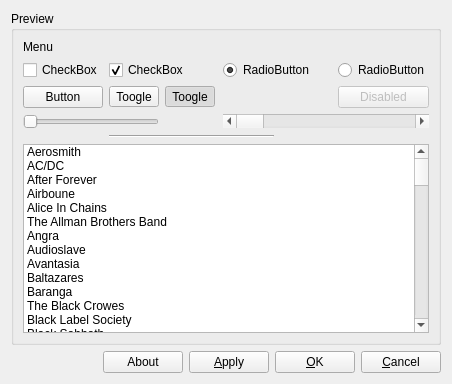
<?xml version="1.0" encoding="UTF-8"?>
<ui version="4.0">
 <class>Window</class>
 <widget class="QWidget" name="Window">
  <property name="geometry">
   <rect>
    <x>0</x>
    <y>0</y>
    <width>452</width>
    <height>384</height>
   </rect>
  </property>
  <property name="windowTitle">
   <string>Window</string>
  </property>
  <property name="windowIcon">
   <iconset resource="resources.qrc">
    <normaloff>:/default/static/default/icons/22x22/face-devilish.png</normaloff>:/default/static/default/icons/22x22/face-devilish.png</iconset>
  </property>
  <layout class="QGridLayout" name="gridLayout_2">
   <item row="0" column="0">
    <widget class="QGroupBox" name="groupBox">
     <property name="title">
      <string>Preview</string>
     </property>
     <layout class="QGridLayout" name="gridLayout">
      <item row="0" column="0">
       <widget class="QLabel" name="label">
        <property name="text">
         <string>Menu</string>
        </property>
       </widget>
      </item>
      <item row="1" column="0">
       <widget class="QCheckBox" name="checkBox">
        <property name="text">
         <string>CheckBox</string>
        </property>
       </widget>
      </item>
      <item row="1" column="1" colspan="2">
       <widget class="QCheckBox" name="checkBox_2">
        <property name="text">
         <string>CheckBox</string>
        </property>
        <property name="checked">
         <bool>true</bool>
        </property>
       </widget>
      </item>
      <item row="1" column="3" colspan="2">
       <widget class="QRadioButton" name="radioButton">
        <property name="text">
         <string>RadioButton</string>
        </property>
        <property name="checked">
         <bool>true</bool>
        </property>
       </widget>
      </item>
      <item row="1" column="5">
       <widget class="QRadioButton" name="radioButton_2">
        <property name="text">
         <string>RadioButton</string>
        </property>
       </widget>
      </item>
      <item row="2" column="0">
       <widget class="QPushButton" name="pushButton">
        <property name="text">
         <string>Button</string>
        </property>
        <property name="icon">
         <iconset resource="resources.qrc">
          <normaloff>:/default/static/default/icons/22x22/tools-report-bug.png</normaloff>:/default/static/default/icons/22x22/tools-report-bug.png</iconset>
        </property>
       </widget>
      </item>
      <item row="2" column="1">
       <widget class="QToolButton" name="toolButton">
        <property name="text">
         <string>Toogle</string>
        </property>
        <property name="checkable">
         <bool>true</bool>
        </property>
       </widget>
      </item>
      <item row="2" column="2" colspan="2">
       <widget class="QToolButton" name="toolButton_2">
        <property name="text">
         <string>Toogle</string>
        </property>
        <property name="checkable">
         <bool>true</bool>
        </property>
        <property name="checked">
         <bool>true</bool>
        </property>
       </widget>
      </item>
      <item row="2" column="5">
       <widget class="QPushButton" name="pushButton_2">
        <property name="enabled">
         <bool>false</bool>
        </property>
        <property name="text">
         <string>Disabled</string>
        </property>
       </widget>
      </item>
      <item row="3" column="3" colspan="3">
       <widget class="QScrollBar" name="horizontalScrollBar">
        <property name="orientation">
         <enum>Qt::Horizontal</enum>
        </property>
       </widget>
      </item>
      <item row="4" column="1" colspan="3">
       <widget class="Line" name="line">
        <property name="orientation">
         <enum>Qt::Horizontal</enum>
        </property>
       </widget>
      </item>
      <item row="5" column="0" colspan="6">
       <widget class="QListWidget" name="listWidget">
        <item>
         <property name="text">
          <string>Aerosmith</string>
         </property>
        </item>
        <item>
         <property name="text">
          <string>AC/DC</string>
         </property>
        </item>
        <item>
         <property name="text">
          <string>After Forever</string>
         </property>
        </item>
        <item>
         <property name="text">
          <string>Airboune</string>
         </property>
        </item>
        <item>
         <property name="text">
          <string>Alice In Chains</string>
         </property>
        </item>
        <item>
         <property name="text">
          <string>The Allman Brothers Band</string>
         </property>
        </item>
        <item>
         <property name="text">
          <string>Angra</string>
         </property>
        </item>
        <item>
         <property name="text">
          <string>Audioslave</string>
         </property>
        </item>
        <item>
         <property name="text">
          <string>Avantasia</string>
         </property>
        </item>
        <item>
         <property name="text">
          <string>Baltazares</string>
         </property>
        </item>
        <item>
         <property name="text">
          <string>Baranga</string>
         </property>
        </item>
        <item>
         <property name="text">
          <string>The Black Crowes</string>
         </property>
        </item>
        <item>
         <property name="text">
          <string>Black Label Society</string>
         </property>
        </item>
        <item>
         <property name="text">
          <string>Black Sabbath</string>
         </property>
        </item>
        <item>
         <property name="text">
          <string>Blitzkid</string>
         </property>
        </item>
        <item>
         <property name="text">
          <string>Brasileiros S/A</string>
         </property>
        </item>
        <item>
         <property name="text">
          <string>Bruce Dickinson</string>
         </property>
        </item>
        <item>
         <property name="text">
          <string>Cachorro Grande</string>
         </property>
        </item>
        <item>
         <property name="text">
          <string>Carey, Bell, Billy Branch, James Cotton</string>
         </property>
        </item>
        <item>
         <property name="text">
          <string>Celso Blues Boy</string>
         </property>
        </item>
        <item>
         <property name="text">
          <string>Chicago Blues Harmonica Project</string>
         </property>
        </item>
        <item>
         <property name="text">
          <string>Chimaira</string>
         </property>
        </item>
        <item>
         <property name="text">
          <string>Chris Cornell</string>
         </property>
        </item>
        <item>
         <property name="text">
          <string>Cry of Love</string>
         </property>
        </item>
        <item>
         <property name="text">
          <string>Death</string>
         </property>
        </item>
        <item>
         <property name="text">
          <string>Deep Purple</string>
         </property>
        </item>
        <item>
         <property name="text">
          <string>Dio</string>
         </property>
        </item>
        <item>
         <property name="text">
          <string>Dirty Sweet</string>
         </property>
        </item>
        <item>
         <property name="text">
          <string>Disturbed</string>
         </property>
        </item>
        <item>
         <property name="text">
          <string>Dog Eat Dog</string>
         </property>
        </item>
        <item>
         <property name="text">
          <string>The Doors</string>
         </property>
        </item>
        <item>
         <property name="text">
          <string>Dream Theater</string>
         </property>
        </item>
        <item>
         <property name="text">
          <string>Driver By Truckers</string>
         </property>
        </item>
        <item>
         <property name="text">
          <string>Edu Ardanuy</string>
         </property>
        </item>
        <item>
         <property name="text">
          <string>Foo Fighters</string>
         </property>
        </item>
        <item>
         <property name="text">
          <string>Garotos Podres</string>
         </property>
        </item>
        <item>
         <property name="text">
          <string>Glenn Hughes</string>
         </property>
        </item>
        <item>
         <property name="text">
          <string>Gnarls Barkley</string>
         </property>
        </item>
        <item>
         <property name="text">
          <string>Godsmack</string>
         </property>
        </item>
        <item>
         <property name="text">
          <string>Gramofocas</string>
         </property>
        </item>
        <item>
         <property name="text">
          <string>Heaven and Hell</string>
         </property>
        </item>
        <item>
         <property name="text">
          <string>Iced Earth</string>
         </property>
        </item>
        <item>
         <property name="text">
          <string>Incubus</string>
         </property>
        </item>
        <item>
         <property name="text">
          <string>Iron Maiden</string>
         </property>
        </item>
        <item>
         <property name="text">
          <string>Jaded Sun</string>
         </property>
        </item>
        <item>
         <property name="text">
          <string>James Cotton &amp; Charlie Haden</string>
         </property>
        </item>
        <item>
         <property name="text">
          <string>Jim Morrison</string>
         </property>
        </item>
        <item>
         <property name="text">
          <string>Jimi Hendrix</string>
         </property>
        </item>
        <item>
         <property name="text">
          <string>The Johnny O. Band</string>
         </property>
        </item>
        <item>
         <property name="text">
          <string>Judas Priest</string>
         </property>
        </item>
        <item>
         <property name="text">
          <string>Kiss</string>
         </property>
        </item>
        <item>
         <property name="text">
          <string>Led Zeppelin</string>
         </property>
        </item>
        <item>
         <property name="text">
          <string>Living Colour</string>
         </property>
        </item>
        <item>
         <property name="text">
          <string>Lynyrd Skynyrd</string>
         </property>
        </item>
        <item>
         <property name="text">
          <string>Matanza</string>
         </property>
        </item>
        <item>
         <property name="text">
          <string>Megadeath</string>
         </property>
        </item>
        <item>
         <property name="text">
          <string>Metallica</string>
         </property>
        </item>
        <item>
         <property name="text">
          <string>Misfits</string>
         </property>
        </item>
        <item>
         <property name="text">
          <string>Motorocker</string>
         </property>
        </item>
        <item>
         <property name="text">
          <string>Motörhead</string>
         </property>
        </item>
        <item>
         <property name="text">
          <string>Murderdolls</string>
         </property>
        </item>
        <item>
         <property name="text">
          <string>Nickelback</string>
         </property>
        </item>
        <item>
         <property name="text">
          <string>Northern Kings</string>
         </property>
        </item>
        <item>
         <property name="text">
          <string>O Rappa</string>
         </property>
        </item>
        <item>
         <property name="text">
          <string>Ozzy Osbourne</string>
         </property>
        </item>
        <item>
         <property name="text">
          <string>Pantera</string>
         </property>
        </item>
        <item>
         <property name="text">
          <string>The Parlor Mob</string>
         </property>
        </item>
        <item>
         <property name="text">
          <string>Planet Hemp</string>
         </property>
        </item>
        <item>
         <property name="text">
          <string>Radiohead</string>
         </property>
        </item>
        <item>
         <property name="text">
          <string>Ratos de Porão</string>
         </property>
        </item>
        <item>
         <property name="text">
          <string>Red Hot Chili Peppers</string>
         </property>
        </item>
        <item>
         <property name="text">
          <string>Rock Rocket</string>
         </property>
        </item>
        <item>
         <property name="text">
          <string>Scott Weiland</string>
         </property>
        </item>
        <item>
         <property name="text">
          <string>Seal</string>
         </property>
        </item>
        <item>
         <property name="text">
          <string>Shaman</string>
         </property>
        </item>
        <item>
         <property name="text">
          <string>Sonic Youth</string>
         </property>
        </item>
        <item>
         <property name="text">
          <string>Soundgarden</string>
         </property>
        </item>
        <item>
         <property name="text">
          <string>Steel Dragon</string>
         </property>
        </item>
        <item>
         <property name="text">
          <string>Stevie Ray Vaughan</string>
         </property>
        </item>
        <item>
         <property name="text">
          <string>Stone Temple Pilots</string>
         </property>
        </item>
        <item>
         <property name="text">
          <string>Temple Of The Dog</string>
         </property>
        </item>
        <item>
         <property name="text">
          <string>Van Halen</string>
         </property>
        </item>
        <item>
         <property name="text">
          <string>Velhas Vírgens</string>
         </property>
        </item>
        <item>
         <property name="text">
          <string>Wolfmother</string>
         </property>
        </item>
        <item>
         <property name="text">
          <string>Zakk Wylde</string>
         </property>
        </item>
        <item>
         <property name="text">
          <string>Zumbis do Espaço</string>
         </property>
        </item>
        <item>
         <property name="text">
          <string>ZZ Top</string>
         </property>
        </item>
       </widget>
      </item>
      <item row="3" column="0" colspan="2">
       <widget class="QSlider" name="horizontalSlider">
        <property name="orientation">
         <enum>Qt::Horizontal</enum>
        </property>
       </widget>
      </item>
     </layout>
    </widget>
   </item>
   <item row="1" column="0">
    <layout class="QHBoxLayout" name="horizontalLayout">
     <property name="sizeConstraint">
      <enum>QLayout::SetFixedSize</enum>
     </property>
     <item>
      <spacer name="horizontalSpacer">
       <property name="orientation">
        <enum>Qt::Horizontal</enum>
       </property>
       <property name="sizeHint" stdset="0">
        <size>
         <width>40</width>
         <height>20</height>
        </size>
       </property>
      </spacer>
     </item>
     <item>
      <widget class="QPushButton" name="buttonAbout">
       <property name="maximumSize">
        <size>
         <width>16777215</width>
         <height>23</height>
        </size>
       </property>
       <property name="text">
        <string>About</string>
       </property>
       <property name="icon">
        <iconset resource="resources.qrc">
         <normaloff>:/default/static/default/icons/22x22/dialog-information.png</normaloff>:/default/static/default/icons/22x22/dialog-information.png</iconset>
       </property>
      </widget>
     </item>
     <item>
      <widget class="QPushButton" name="buttonApply">
       <property name="maximumSize">
        <size>
         <width>16777215</width>
         <height>23</height>
        </size>
       </property>
       <property name="text">
        <string>&amp;Apply</string>
       </property>
       <property name="icon">
        <iconset resource="resources.qrc">
         <normaloff>:/default/static/default/icons/22x22/dialog-ok-apply.png</normaloff>:/default/static/default/icons/22x22/dialog-ok-apply.png</iconset>
       </property>
      </widget>
     </item>
     <item>
      <widget class="QPushButton" name="buttonOk">
       <property name="maximumSize">
        <size>
         <width>16777215</width>
         <height>23</height>
        </size>
       </property>
       <property name="text">
        <string>&amp;OK</string>
       </property>
       <property name="icon">
        <iconset resource="resources.qrc">
         <normaloff>:/default/static/default/icons/22x22/dialog-ok.png</normaloff>:/default/static/default/icons/22x22/dialog-ok.png</iconset>
       </property>
      </widget>
     </item>
     <item>
      <widget class="QPushButton" name="buttonCancel">
       <property name="maximumSize">
        <size>
         <width>16777215</width>
         <height>23</height>
        </size>
       </property>
       <property name="text">
        <string>&amp;Cancel</string>
       </property>
       <property name="icon">
        <iconset resource="resources.qrc">
         <normaloff>:/default/static/default/icons/22x22/dialog-cancel.png</normaloff>:/default/static/default/icons/22x22/dialog-cancel.png</iconset>
       </property>
      </widget>
     </item>
    </layout>
   </item>
  </layout>
 </widget>
 <resources>
  <include location="resources.qrc"/>
 </resources>
 <connections/>
</ui>
